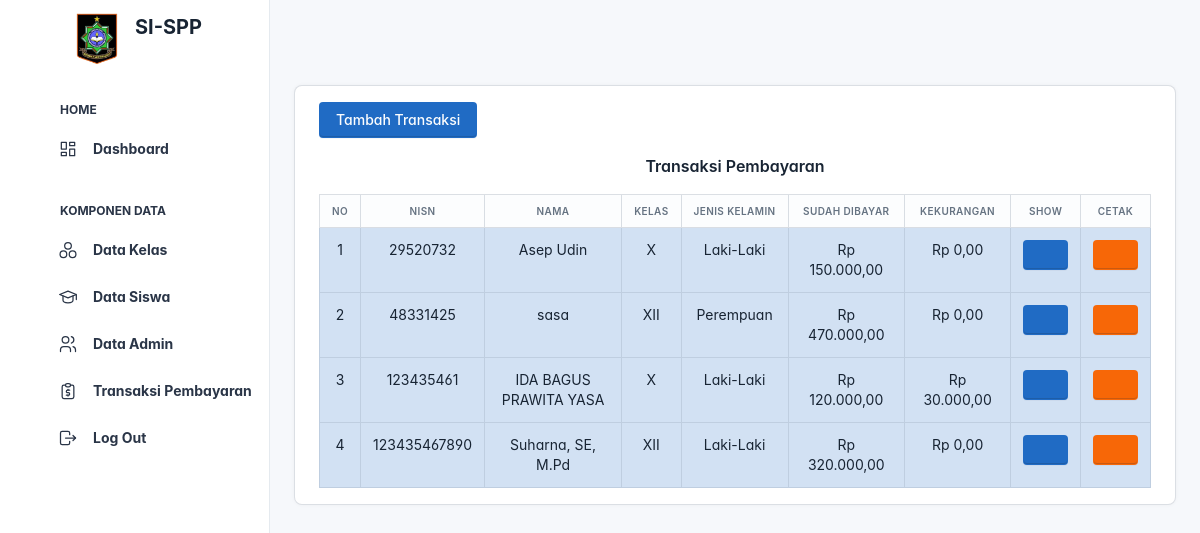
The page /?buka=transaksi_pembayaran (signed in) on the database its author committed.
### tables this page shows
CREATE TABLE `history_spp` (
  `id_spp` int(11) NOT NULL,
  `nisn` bigint(10) NOT NULL,
  `id_admin` int(11) NOT NULL,
  `tanggal_pembayaran` date NOT NULL,
  `nominal` decimal(10,2) NOT NULL,
  `id_data_spp` bigint(11) NOT NULL
);

CREATE TABLE `profile_siswa` (
  `nisn` bigint(10) NOT NULL,
  `nama_siswa` varchar(25) NOT NULL,
  `jk` enum('Laki-Laki','Perempuan') NOT NULL,
  `kelas` enum('X','XI','XII') NOT NULL,
  `hp` int(12) NOT NULL,
  `id_kelas` int(11) NOT NULL
);

CREATE TABLE `data_spp` (
  `id_data_spp` bigint(11) NOT NULL,
  `sisa_spp` decimal(10,2) NOT NULL,
  `jumlah_spp` decimal(10,2) NOT NULL,
  `jumlah_dibayar` decimal(10,2) NOT NULL
);

### backend/app/function/crud/read.php (called while the page is built, shortened)
<?php
class Read
{
    public function TablePembayaran()
    {
        include dirname(dirname(dirname(__DIR__))) . '/inc/connection.php';
        $sql = "SELECT history_spp.*, data_kelas.*, profile_siswa.*, data_spp .*
        FROM history_spp
        INNER JOIN profile_siswa ON history_spp.nisn = profile_siswa.nisn
        INNER JOIN data_kelas ON profile_siswa.id_kelas = data_kelas.id_kelas
        INNER JOIN data_spp ON history_spp.nisn = data_spp.id_data_spp
        GROUP BY profile_siswa.nisn";
        $result = $koneksi->query($sql);
        $data = array();
        if ($result->num_rows > 0) {
            while ($row = $result->fetch_assoc()) {
                $data[] = $row;
            }
        }
        return $data;
    }
}

### pages/TRANSAKSI_PEMBAYARAN/transaksi.php (the view)
<?php
require_once './backend/app/function/crud/read.php';
$read = new Read();
$get_data = $read->TablePembayaran();
?>
<div class="card-body">
  <a href="?buka=tmbh-transaksi" class="btn btn-primary mb-2">Tambah Transaksi</a>
  <h3 class="fw-card-title mt-2 text-center">Transaksi Pembayaran</h3>
  <div class="table-responsive">
    <table id="example" class="table table-center table-bordered" style="width:100%">
      <thead>
        <tr>
          <th class="w-1">No</th>
          <th>Nisn</th>
          <th>Nama</th>
          <th>Kelas</th>
          <th>Jenis Kelamin</th>
          <th>Sudah Dibayar</th>
          <th>Kekurangan</th>
          <th>Show</th>
          <th>Cetak</th>
        </tr>
      </thead>
      <tbody>
        <?php foreach ($get_data as $index => $data) : ?>
          <tr class="table-primary">
            <td><?php echo $index + 1; ?></td>
            <td><?php echo $data['nisn']; ?></td>
            <td><?php echo $data['nama_siswa']; ?></td>
            <td><?php echo $data['kelas']; ?></td>
            <td><?php echo $data['jk']; ?></td>
            <td><?php echo 'Rp ' . number_format($data['jumlah_dibayar'], 2, ',', '.'); ?></td>
            <td><?php echo 'Rp ' . number_format($data['sisa_spp'], 2, ',', '.'); ?></td>
            <td>
              <a href="./pages/TRANSAKSI_PEMBAYARAN/kuitansi.php?URL=Show&nisn=<?php echo $data['nisn']; ?>" class="btn btn-primary"><i class="ti ti-edit"></i></a>
            </td>
            <td>
              <a href="./backend/router/view.php?URL=Cetak&nisn=<?php echo $data['nisn']; ?>" class="btn btn-warning"><i class="ti ti-edit"></i></a>
            </td>
          </tr>
        <?php endforeach; ?>
      </tbody>
    </table>
  </div>
</div>

### includes/header.php (style rules this page uses)
:root { --tblr-font-sans-serif: 'Inter Var', -apple-system, BlinkMacSystemFont, San Francisco, Segoe UI, Roboto, Helvetica Neue, sans-serif; }
body { font-feature-settings: "cv03", "cv04", "cv11"; }

### rows shown on the page
history_spp: profile_siswa.nisn "29520732", profile_siswa.nama_siswa "Asep Udin", profile_siswa.kelas "X", profile_siswa.jk "Laki-Laki", id_data_spp.jumlah_dibayar "150.000,00", id_data_spp.sisa_spp "0,00"
history_spp: profile_siswa.nisn "48331425", profile_siswa.nama_siswa "sasa", profile_siswa.kelas "XII", profile_siswa.jk "Perempuan", id_data_spp.jumlah_dibayar "470.000,00", id_data_spp.sisa_spp "0,00"
history_spp: profile_siswa.nisn "123435461", profile_siswa.nama_siswa "IDA BAGUS PRAWITA YASA", profile_siswa.kelas "X", profile_siswa.jk "Laki-Laki", id_data_spp.jumlah_dibayar "120.000,00", id_data_spp.sisa_spp "30.000,00"
history_spp: profile_siswa.nisn "123435467890", profile_siswa.nama_siswa "Suharna, SE, M.Pd", profile_siswa.kelas "XII", profile_siswa.jk "Laki-Laki", id_data_spp.jumlah_dibayar "320.000,00", id_data_spp.sisa_spp "0,00"
